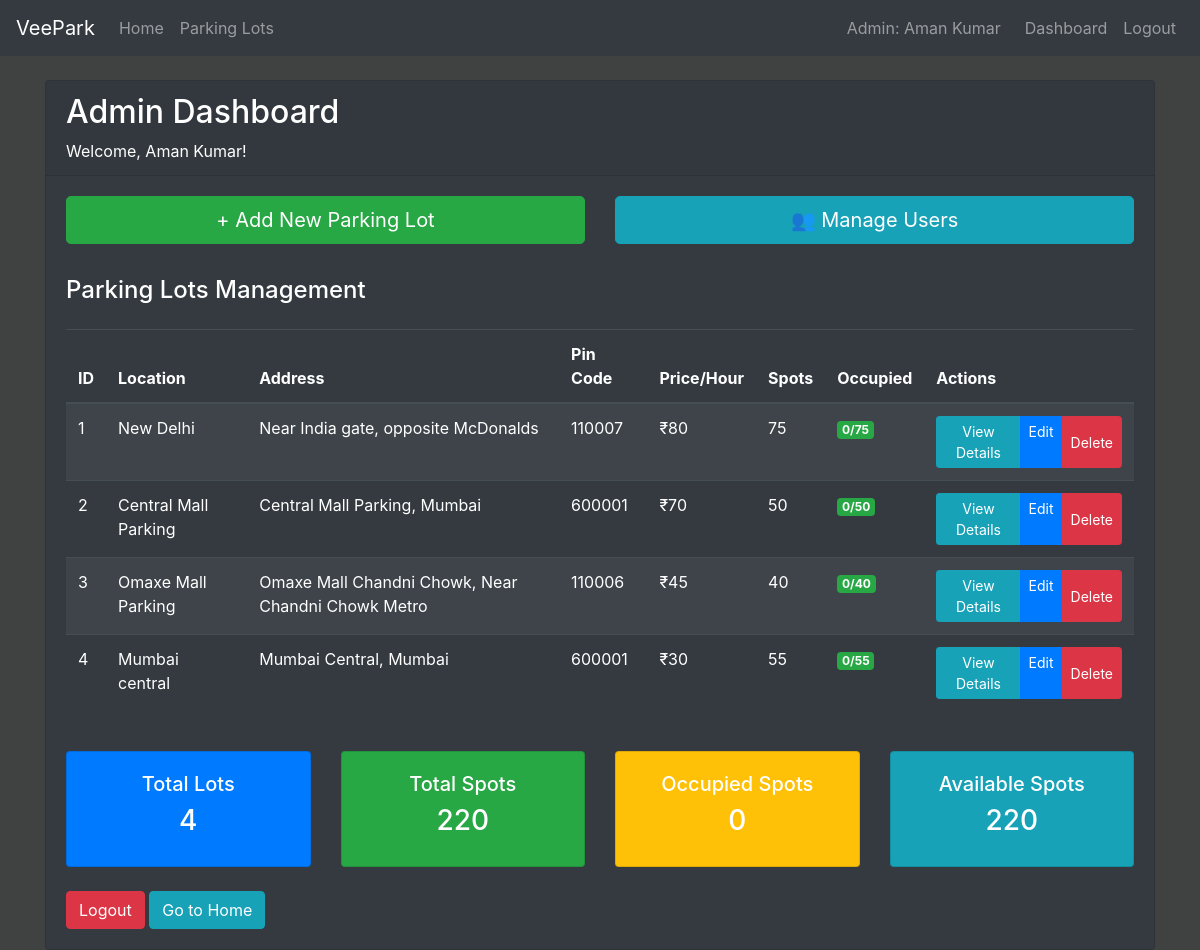
The app's page /admin/dashboard (signed in), older data.
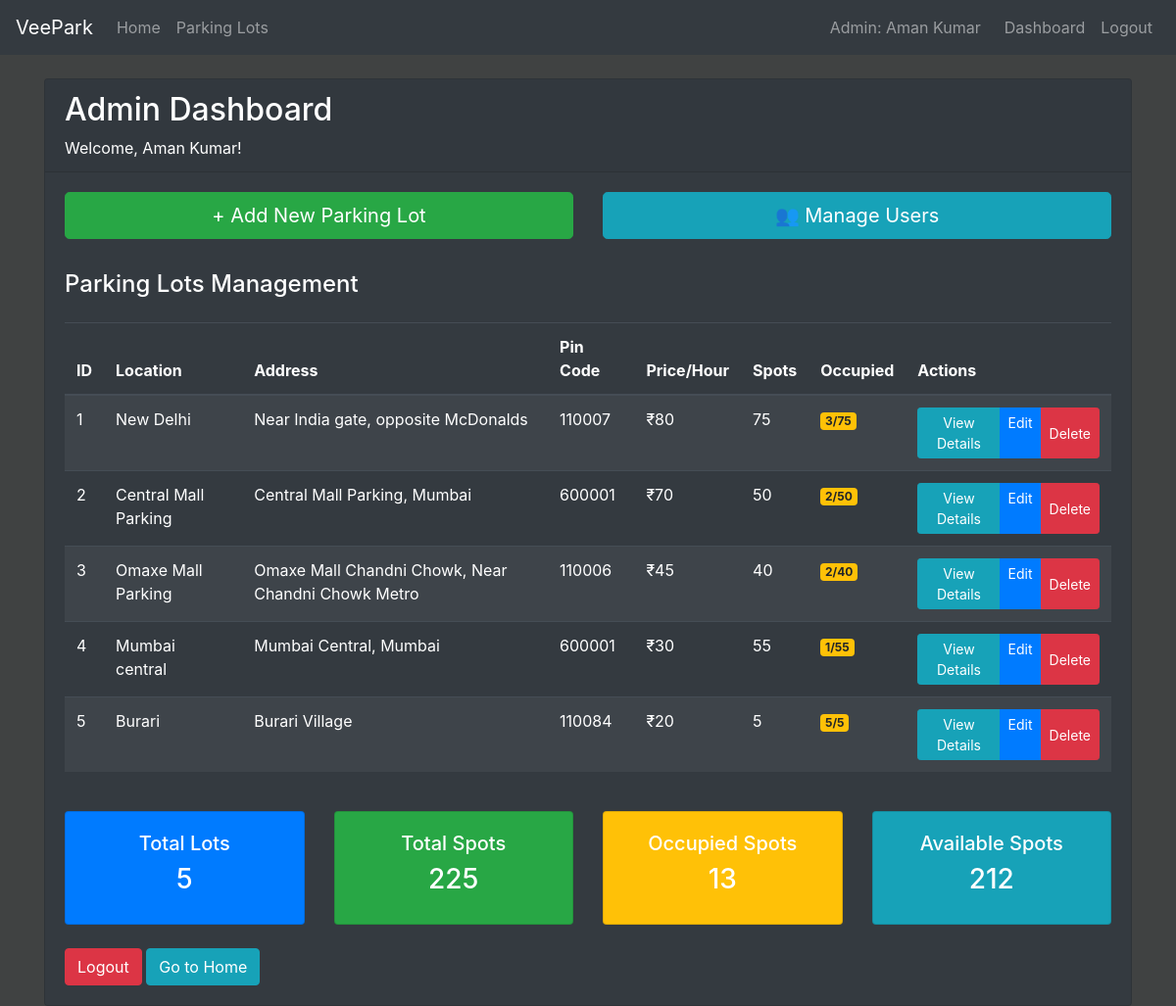
The same page, newer data.
### models/models.py (models this page shows, shortened)
class ParkingLot(db.Model):
    __tablename__ = 'parking_lot'
    id=db.Column(db.Integer(), primary_key=True)
    location = db.Column(db.String(50), nullable=False)
    pincode=db.Column(db.Integer(), nullable=False)
    price=db.Column(db.Integer(), nullable=False)
    maxSpots=db.Column(db.Integer(), nullable=False)
    address=db.Column(db.String(200), nullable=False)
    occupied=db.Column(db.Integer(), default=0)
    parking_spots = db.relationship('ParkingSpot', backref='parking_lot', lazy=True)

### controllers/controllers.py (the view)
@controllers.route('/admin/dashboard')
def admin_dashboard():
    if not session.get('user_id') or session.get('user_role') != 'admin':
        flash('Access denied. Admin login required.', 'danger')
        return redirect(url_for('controllers.admin_login'))
    parking_lots = ParkingLot.query.all()
    return render_template('admin_dashboard.html', parking_lots=parking_lots)

### templates/admin_dashboard.html (shortened to what this page needs)
{% extends 'index.html' %}
{% block content %}
<div class="container mt-4">
    <div class="row">
        <div class="col-12">
            <div class="card bg-dark text-white">
                <div class="card-header">
                    <h2>Admin Dashboard</h2>
                    <p class="mb-0">Welcome, {{ session.get('user_fullname', 'Admin') }}!</p>
                </div>
                <div class="card-body">
                    <div class="row mb-4">
                        <div class="col-md-6">
                            <a href="{{ url_for('controllers.add_parking_lot') }}" class="btn btn-success btn-lg btn-block mb-2">
                                + Add New Parking Lot
                            </a>
                        </div>
                        <div class="col-md-6">
                            <a href="{{ url_for('controllers.admin_users') }}" class="btn btn-info btn-lg btn-block mb-2">
                                👥 Manage Users
                            </a>
                        </div>
                    </div>
                    <div class="row mb-4">
                        <div class="col-12">
                            <div class="d-flex justify-content-between align-items-center mb-3">
                                <h4> Parking Lots Management</h4>
                            </div>
                            {% if parking_lots %}
                                <div class="table-responsive">
                                    <table class="table table-dark table-striped">
                                        <thead>
                                            <tr>
                                                <th>ID</th>
                                                <th>Location</th>
                                                <th>Address</th>
                                                <th>Pin Code</th>
                                                <th>Price/Hour</th>
                                                <th>Spots</th>
                                                <th>Occupied</th>
                                                <th>Actions</th>
                                            </tr>
                                        </thead>
                                        <tbody>
                                            {% for lot in parking_lots %}
                                            <tr>
                                                <td>{{ lot.id }}</td>
                                                <td>{{ lot.location }}</td>
                                                <td>{{ lot.address[:50] }}{% if lot.address|length > 50 %}...{% endif %}</td>
                                                <td>{{ lot.pincode }}</td>
                                                <td>₹{{ lot.price }}</td>
                                                <td>{{ lot.maxSpots }}</td>
                                                <td>
                                                    <span class="badge badge-{% if lot.occupied > 0 %}warning{% else %}success{% endif %}">
                                                        {{ lot.occupied }}/{{ lot.maxSpots }}
                                                    </span>
                                                </td>
                                                <td>
                                                    <div class="btn-group" role="group">
                                                        <a href="{{ url_for('controllers.view_parking_lot_details', lot_id=lot.id) }}"
                                                           class="btn btn-sm btn-info">View Details</a>
                                                        <a href="{{ url_for('controllers.edit_parking_lot', lot_id=lot.id) }}"
                                                           class="btn btn-sm btn-primary">Edit</a>
                                                        <button type="button" class="btn btn-sm btn-danger"
                                                                onclick="confirmDelete({{ lot.id }}, '{{ lot.location }}')">
                                                            Delete
                                                        </button>
                                                    </div>
                                                </td>
                                            </tr>
                                            {% endfor %}
                                        </tbody>
                                    </table>
                                </div>
                            {% else %}
                                <div class="alert alert-info">
                                    <h5>No Parking Lots Found</h5>
                                    <p>Start by adding your first parking lot using the "Add New Parking Lot" button.</p>
                                </div>
                            {% endif %}
                        </div>
                    </div>
                    <div class="row">
                        <div class="col-md-3">
                            <div class="card bg-primary text-white">
                                <div class="card-body text-center">
                                    <h5>Total Lots</h5>
                                    <h3>{{ parking_lots|length }}</h3>
                                </div>
                            </div>
                        </div>
                        <div class="col-md-3">
                            <div class="card bg-success text-white">
                                <div class="card-body text-center">
                                    <h5>Total Spots</h5>
                                    <h3>{{ parking_lots|sum(attribute='maxSpots') }}</h3>
                                </div>
                            </div>
                        </div>
                        <div class="col-md-3">
                            <div class="card bg-warning text-white">
                                <div class="card-body text-center">
                                    <h5>Occupied Spots</h5>
                                    <h3>{{ parking_lots|sum(attribute='occupied') }}</h3>
                                </div>
                            </div>
                        </div>
                        <div class="col-md-3">
                            <div class="card bg-info text-white">
                                <div class="card-body text-center">
                                    <h5>Available Spots</h5>
                                    <h3>{{ (parking_lots|sum(attribute='maxSpots')) - (parking_lots|sum(attribute='occupied')) }}</h3>
                                </div>
                            </div>
                        </div>
                    </div>
                    <div class="mt-4">
                        <a href="{{ url_for('controllers.logout') }}" class="btn btn-danger">
                            Logout
                        </a>
                        <a href="{{ url_for('controllers.home') }}" class="btn btn-info">
                            Go to Home
                        </a>
                    </div>
                </div>
            </div>
        </div>
    </div>
</div>
{% endblock %}

### templates/index.html (shortened to what this page needs)
<!doctype html>
<html lang="en">
    <head>
        <link rel="stylesheet" href="https://cdn.jsdelivr.net/npm/bootstrap@4.5.3/dist/css/bootstrap.min.css">
    </head>
    <body>
        <nav class="navbar navbar-expand-md navbar-dark bg-dark">
        <a class="navbar-brand" href="/">VeePark</a>
        <div class="collapse navbar-collapse" id="navbarNav">
            <ul class="navbar-nav mr-auto">
                <li class="nav-item">
                    <a class="nav-link" href="{{url_for('controllers.home')}}">Home</a>
                </li>
                {% if session.get('user_id') %}
                    <li class="nav-item">
                        <a class="nav-link" href="{{url_for('controllers.parking_lots')}}">Parking Lots</a>
                    </li>
                {% endif %}
            </ul>
            <ul class="navbar-nav">
                {% if session.get('user_id') %}
                    {% if session.get('user_role') == 'admin' %}
                        <li class="nav-item">
                            <span class="navbar-text mr-3">Admin: {{ session.get('user_fullname', 'Admin') }}</span>
                        </li>
                        <li class="nav-item">
                            <a class="nav-link" href="{{url_for('controllers.admin_dashboard')}}">Dashboard</a>
                        </li>
                    {% endif %}
                    <li class="nav-item">
                        <a class="nav-link" href="{{url_for('controllers.logout')}}">Logout</a>
                    </li>
                {% endif %}
            </ul>
        </div>
        </nav>
        {% block content %}
        {% endblock %}
    </body>
    </html>

### templates/index.html (style rules this page uses)
body { background-color: #404242; color:white }

Row changes from the older to the newer data that the page shows:
changed ParkingLot "New Delhi": occupied "0" → "3"
changed ParkingLot "Central Mall Parking": occupied "0" → "2"
changed ParkingLot "Omaxe Mall Parking": occupied "0" → "2"
changed ParkingLot "Mumbai central": occupied "0" → "1"
added ParkingLot: id "5", location "Burari", address "Burari Village", pincode "110084", price "20", maxSpots "5", occupied "5"
Text that changed along with them:
{{ parking_lots|length }}: "4" → "5"
{{ parking_lots|sum(attribute='maxSpots') }}: "220" → "225"
{{ parking_lots|sum(attribute='occupied') }}: "0" → "13"
text no longer shown: "220"
text now shown: "212"
